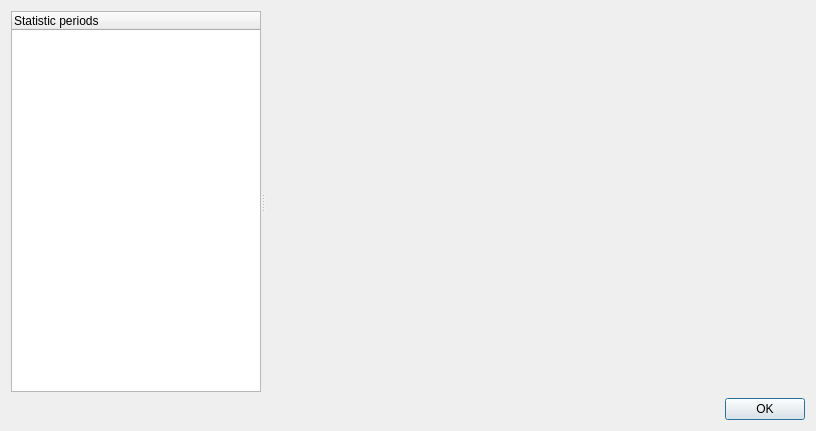
<?xml version="1.0" encoding="UTF-8"?>
<ui version="4.0">
 <class>StatisticDialog</class>
 <widget class="QDialog" name="StatisticDialog">
  <property name="geometry">
   <rect>
    <x>0</x>
    <y>0</y>
    <width>816</width>
    <height>431</height>
   </rect>
  </property>
  <property name="windowTitle">
   <string>Statistics</string>
  </property>
  <property name="windowIcon">
   <iconset resource="../resources/resource.qrc">
    <normaloff>:/kwallet.png</normaloff>:/kwallet.png</iconset>
  </property>
  <layout class="QGridLayout" name="gridLayout">
   <item row="1" column="1">
    <widget class="QDialogButtonBox" name="_buttons">
     <property name="orientation">
      <enum>Qt::Horizontal</enum>
     </property>
     <property name="standardButtons">
      <set>QDialogButtonBox::Ok</set>
     </property>
    </widget>
   </item>
   <item row="0" column="1">
    <widget class="QSplitter" name="splitter">
     <property name="orientation">
      <enum>Qt::Horizontal</enum>
     </property>
     <widget class="QTreeWidget" name="_periods">
      <property name="minimumSize">
       <size>
        <width>50</width>
        <height>0</height>
       </size>
      </property>
      <property name="maximumSize">
       <size>
        <width>250</width>
        <height>16777215</height>
       </size>
      </property>
      <column>
       <property name="text">
        <string>Statistic periods</string>
       </property>
      </column>
     </widget>
     <widget class="MousePlot" name="_graphic" native="true"/>
    </widget>
   </item>
  </layout>
 </widget>
 <customwidgets>
  <customwidget>
   <class>MousePlot</class>
   <extends>QWidget</extends>
   <header>mouseplot.h</header>
   <container>1</container>
  </customwidget>
 </customwidgets>
 <resources>
  <include location="../resources/resource.qrc"/>
 </resources>
 <connections>
  <connection>
   <sender>_buttons</sender>
   <signal>accepted()</signal>
   <receiver>StatisticDialog</receiver>
   <slot>accept()</slot>
   <hints>
    <hint type="sourcelabel">
     <x>248</x>
     <y>254</y>
    </hint>
    <hint type="destinationlabel">
     <x>157</x>
     <y>274</y>
    </hint>
   </hints>
  </connection>
  <connection>
   <sender>_buttons</sender>
   <signal>rejected()</signal>
   <receiver>StatisticDialog</receiver>
   <slot>reject()</slot>
   <hints>
    <hint type="sourcelabel">
     <x>316</x>
     <y>260</y>
    </hint>
    <hint type="destinationlabel">
     <x>286</x>
     <y>274</y>
    </hint>
   </hints>
  </connection>
 </connections>
</ui>
